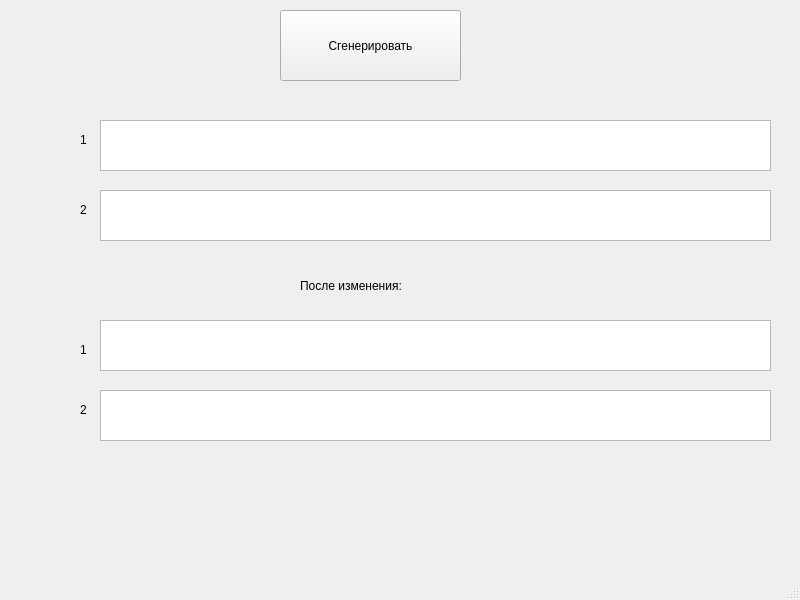
<?xml version="1.0" encoding="UTF-8"?>
<ui version="4.0">
 <class>MainWindow</class>
 <widget class="QMainWindow" name="MainWindow">
  <property name="geometry">
   <rect>
    <x>0</x>
    <y>0</y>
    <width>800</width>
    <height>600</height>
   </rect>
  </property>
  <property name="windowTitle">
   <string>MainWindow</string>
  </property>
  <widget class="QWidget" name="centralwidget">
   <widget class="QTextEdit" name="textEdit_2">
    <property name="geometry">
     <rect>
      <x>100</x>
      <y>190</y>
      <width>671</width>
      <height>51</height>
     </rect>
    </property>
    <property name="readOnly">
     <bool>true</bool>
    </property>
   </widget>
   <widget class="QTextEdit" name="textEdit_1">
    <property name="geometry">
     <rect>
      <x>100</x>
      <y>120</y>
      <width>671</width>
      <height>51</height>
     </rect>
    </property>
    <property name="readOnly">
     <bool>true</bool>
    </property>
   </widget>
   <widget class="QTextEdit" name="textEdit_3">
    <property name="geometry">
     <rect>
      <x>100</x>
      <y>320</y>
      <width>671</width>
      <height>51</height>
     </rect>
    </property>
    <property name="readOnly">
     <bool>true</bool>
    </property>
   </widget>
   <widget class="QTextEdit" name="textEdit_4">
    <property name="geometry">
     <rect>
      <x>100</x>
      <y>390</y>
      <width>671</width>
      <height>51</height>
     </rect>
    </property>
    <property name="readOnly">
     <bool>true</bool>
    </property>
   </widget>
   <widget class="QPushButton" name="pushButton">
    <property name="geometry">
     <rect>
      <x>280</x>
      <y>10</y>
      <width>181</width>
      <height>71</height>
     </rect>
    </property>
    <property name="text">
     <string>Сгенерировать</string>
    </property>
   </widget>
   <widget class="QLabel" name="label">
    <property name="geometry">
     <rect>
      <x>300</x>
      <y>270</y>
      <width>141</width>
      <height>31</height>
     </rect>
    </property>
    <property name="text">
     <string>После изменения:</string>
    </property>
   </widget>
   <widget class="QLabel" name="label_2">
    <property name="geometry">
     <rect>
      <x>80</x>
      <y>130</y>
      <width>16</width>
      <height>20</height>
     </rect>
    </property>
    <property name="text">
     <string>1</string>
    </property>
   </widget>
   <widget class="QLabel" name="label_3">
    <property name="geometry">
     <rect>
      <x>80</x>
      <y>340</y>
      <width>16</width>
      <height>20</height>
     </rect>
    </property>
    <property name="text">
     <string>1</string>
    </property>
   </widget>
   <widget class="QLabel" name="label_4">
    <property name="geometry">
     <rect>
      <x>80</x>
      <y>200</y>
      <width>16</width>
      <height>20</height>
     </rect>
    </property>
    <property name="text">
     <string>2</string>
    </property>
   </widget>
   <widget class="QLabel" name="label_5">
    <property name="geometry">
     <rect>
      <x>80</x>
      <y>400</y>
      <width>16</width>
      <height>20</height>
     </rect>
    </property>
    <property name="text">
     <string>2</string>
    </property>
   </widget>
  </widget>
  <widget class="QMenuBar" name="menubar">
   <property name="geometry">
    <rect>
     <x>0</x>
     <y>0</y>
     <width>800</width>
     <height>25</height>
    </rect>
   </property>
  </widget>
  <widget class="QStatusBar" name="statusbar"/>
 </widget>
 <resources/>
 <connections/>
</ui>
